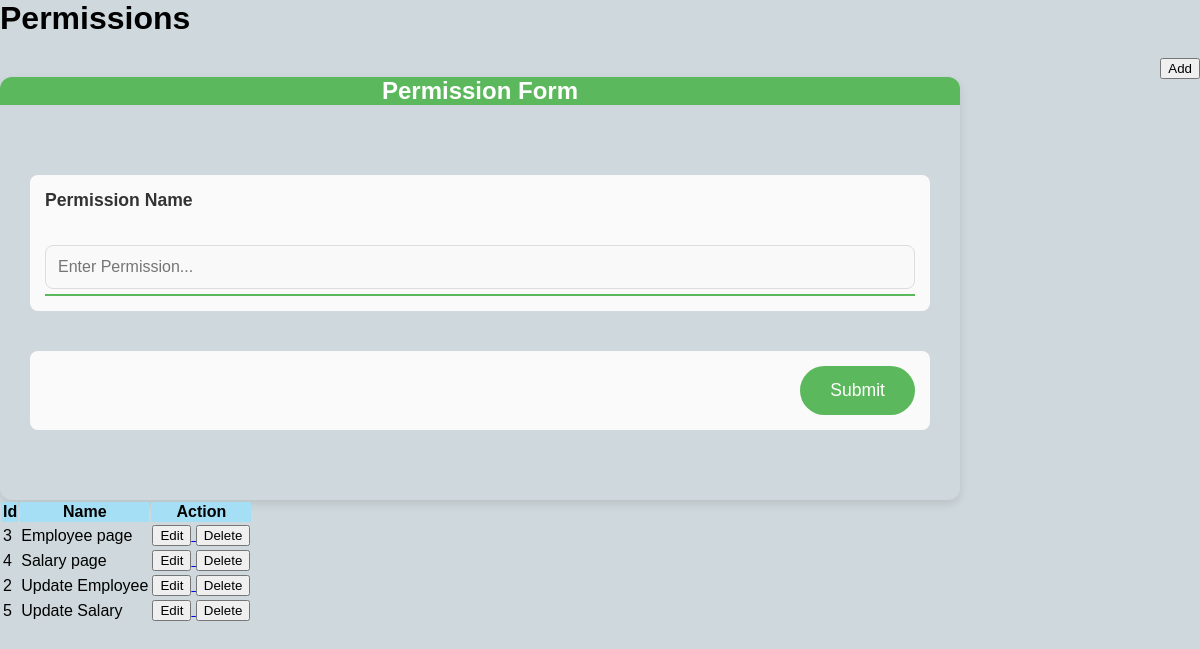
The app's page /components/Admin/permissions/permission_content.php with its own data.
### tables this page shows
CREATE TABLE `permissions` (
  `id` int(11) NOT NULL,
  `permission_name` varchar(255) NOT NULL
);

### components/Admin/permissions/permission_content.php (the view, shortened to what this page needs)
<?php
include '../../database/db.php';
$permissions = "select * from permissions";
$get_permissions = $conn->prepare($permissions);
$get_permissions->execute();
$permissions = $get_permissions->fetchAll();
include './services/delete.php';
?>
<head>
  <link rel="stylesheet" href="../index.css">
</head>
<div>
    <h1>Permissions</h1>
    <?php include 'modal.php';?>
<table id="myTable" class="display">
  <thead>
    <tr>
      <th>Id</th>
      <th>Name</th>
      <th>Action</th>
    </tr>
  </thead>
  <tbody>
  <?php
    foreach($permissions as $permission){
      echo "<tr>
      <td>$permission[id]</td>
      <td>$permission[permission_name]</td>";
      echo "<td>
      <a href='#?edit_id=" . $permission['id'] . "'>
      <button type='button' class='btn btn-success editButton' data-bs-toggle='modal' data-bs-target='#permissionModal'
data-bs-whatever='@mdo' value='$permission[id]'>
        Edit
      </button>
    </a>
      <a href='permission.php?delete_id=$permission[id]'>
      <button type='button' class='btn btn-danger editButton' value=''>
          Delete
      </button>
      </a>
      </td>
      </tr>"
      ;
    }
  ?>
  </tbody>
</table>
</div>

### components/Admin/index.css (style rules this page uses)
thead { background-color: #a4dff5; }

### records on screen
permissions: id "3", permission_name "Employee page"
permissions: id "4", permission_name "Salary page"
permissions: id "2", permission_name "Update Employee"
permissions: id "5", permission_name "Update Salary"
